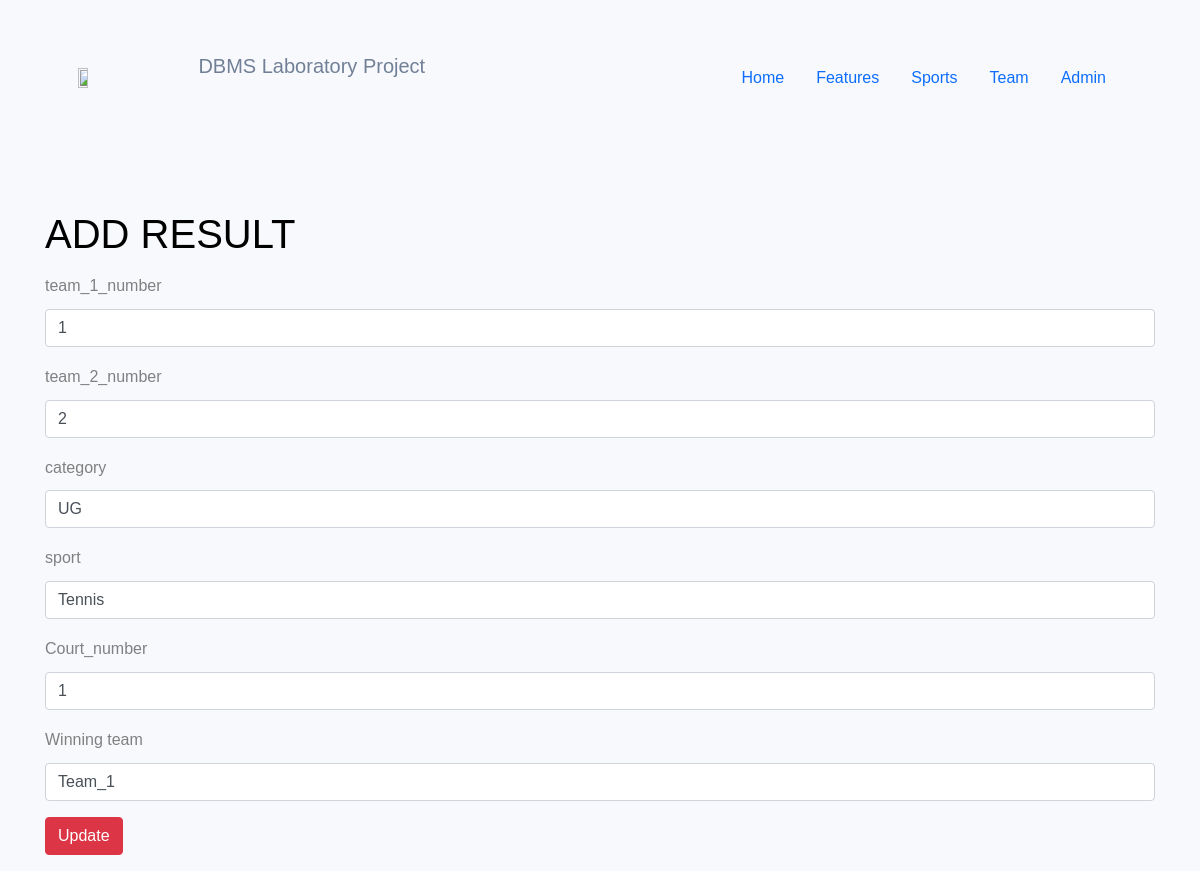
/admin/addscore_tennis.php?id=1, run on the app's committed database.
### tables this page shows
CREATE TABLE `schedule` (
  `id` int(100) NOT NULL,
  `team_1_number` int(100) NOT NULL,
  `team_2_number` int(100) NOT NULL,
  `category` varchar(100) NOT NULL,
  `sport` varchar(100) NOT NULL,
  `start_time` time(6) NOT NULL,
  `end_time` time(6) NOT NULL,
  `court_number` int(100) NOT NULL,
  `Date` date NOT NULL
);

### admin/addscore_tennis.php (the view, shortened to what this page needs)
<?php
    include("../include/connection.php");
    if(isset($_POST['btn']))
    {
        $team_1_number=$_POST['team_1'];
        $team_2_number=$_POST['team_2'];
        $category=$_POST['category'];
        $court_number=$_POST['court'];
        $id = $_GET['id'];
        $winning_team = $_POST['winning_team'];
        $ql="insert into tennis(team_id,team_1_number,
            team_2_number,category,court_number,winning_team)
            values($id,$team_1_number,$team_2_number,'$category',$court_number,'$winning_team');";
        mysqli_query($connect,$ql);
        header('location:addscore.php');
    }
    else if(isset($_GET['id']))
    {
        $q = "SELECT * FROM schedule WHERE Id='".$_GET['id']."'";
        $query=mysqli_query($connect,$q);
        $res= mysqli_fetch_array($query);
    }
?>
<html>
<head>
    <link href="https://unpkg.com/tailwindcss@^1.0/dist/tailwind.min.css" rel="stylesheet">
  <link rel="stylesheet" type="text/css" href="https://cdn.jsdelivr.net/npm/bootstrap@5.1.3/dist/css/bootstrap.min.css">
  <link rel="stylesheet" type="text/css" href="https://cdn.jsdelivr.net/npm/@fortawesome/fontawesome-free@5.15.4/css/fontawesome.min.css">
    <link rel="stylesheet" href=
"https://maxcdn.bootstrapcdn.com/bootstrap/4.4.1/css/bootstrap.min.css">
    <link rel="stylesheet" href="css/style.css">
</head>
<body>
    <?php
    include ("../include/header.php");
    ?>
    <div class="container mt-5">
        <h1>ADD RESULT</h1>
        <form method="post">
            <div class="form-group">
                <label>team_1_number</label>
                <input type="text"
                    class="form-control"
                    name="team_1"
                    placeholder="team_1_number"
                    value=
        "<?php echo $res['team_1_number'];?>" />
            </div>
            <div class="form-group">
                <label>team_2_number</label>
                <input type="text"
                    class="form-control"
                    name="team_2"
                    placeholder="team_2_number"
value="<?php echo $res['team_2_number'];?>" />
            </div>
            <div class="form-group">
                <label>category</label>
                <input type="text"
                    class="form-control"
                    name="category"
                    placeholder="category"
                    value=
        "<?php echo $res['category'];?>" />
            </div>
            <div class="form-group">
                <label>sport</label>
                <input type="text"
                    class="form-control"
                    name="sport"
                    placeholder="sport"
                    value=
        "<?php echo $res['sport'];?>" />
            </div>
            <div class="form-group">
                <label>Court_number</label>
                <input type="text"
                    class="form-control"
                    name="court"
                    placeholder="Court_number"
                    value=
        "<?php echo $res['court_number'];?>" />
            </div>
            <div class="form-group">
                <label>Winning team</label>
                <select class="form-control"
                    name="winning_team">
                    <option value="<?php  echo $res['team_1_number'];?>">
                        Team_1
                    </option>
                </select>
            </div>
            <div class="form-group">
                <input type="submit" value="Update"
                    name="btn" class="btn btn-danger">
            </div>
        </form>
    </div>
</body>
</html>

### data on the page
schedule: team_1 "1", team_2 "2", category "UG", sport "Tennis", court "1"
